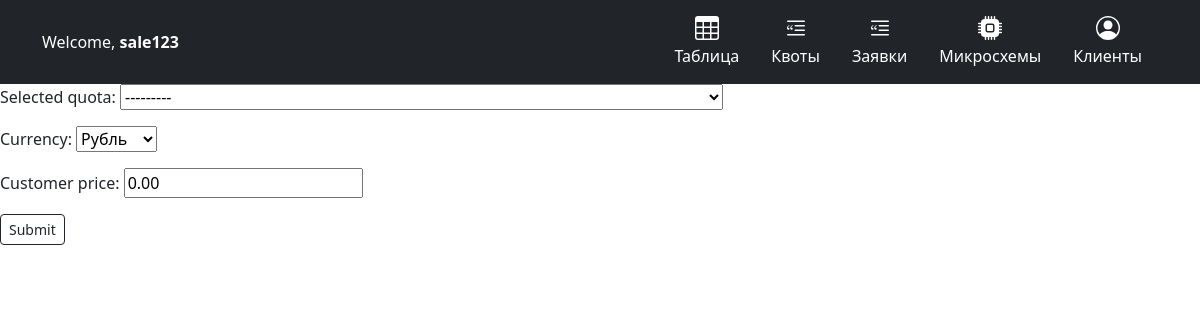
The app's page /request/attach_quota/21/ (signed in) with its own data.
### parts/models.py (models this page shows, shortened)
class Request(models.Model):
    part = models.ForeignKey(Part, on_delete=models.CASCADE)
    quantity = models.PositiveIntegerField(verbose_name='Кол-во')
    customer = models.CharField(max_length=100, verbose_name='Клиент')
    date = models.DateField(verbose_name='Дата запроса')
    manager = models.ForeignKey(User, on_delete=models.CASCADE, related_name='requests', verbose_name='Менеджер')
    status = models.CharField(max_length=10, choices=STATUS_CHOICES, default='NO_QUOTA', verbose_name='Статус')
    selected_quota = models.ForeignKey(Quota, on_delete=models.SET_NULL, null=True, blank=True, related_name='selected_quotas')
    customer_price = models.DecimalField(max_digits=10, decimal_places=2, null=True, blank=True, default=0)
    currency = models.CharField(max_length=3, choices=CURRENCY_CHOICES, null=True, default='RUB')
    class Meta:
        verbose_name = "Заявка"
        verbose_name_plural = "Заявки"

### parts/views.py (the view, shortened to what this page needs)
# urls.py: path('request/attach_quota/<int:pk>/', views.AttachQuotaToRequestView.as_view(), name='attach_quota'),
class AttachQuotaToRequestView(UpdateView):
    model = Request
    fields = ['selected_quota', 'currency', 'customer_price']
    template_name = 'attach_quota.html'
    success_url = reverse_lazy('parts:request_list')
    def get_form(self, form_class=None):
        form = super().get_form(form_class)
        request = self.get_object()
        creation_date_cutoff = self.object.date - timezone.timedelta(days=5)
        form.fields['selected_quota'].queryset = Quota.objects.filter(part__series=request.part.series,
                                                                      date__gte=creation_date_cutoff, )
        return form

### parts/models.py (called while the page is built)
    def __str__(self):
        return f'{self.part.number} ({self.part.brand}) ({self.quantity} шт.) ({self.price}$) ({self.supplier}) ({self.date})'

### parts/templates/attach_quota.html (shortened to what this page needs)
{% extends 'base.html' %}
{% block content %}
<form method="post">
  {{ form.as_p }}
  <input type="submit" value="Submit" class="btn btn-outline-dark btn-sm">
</form>
{% endblock %}

### parts/templates/base.html (shortened to what this page needs)
{% load static %}
{% load bootstrap5 %}
<html>
    <head>
{% bootstrap_css %}
        <link rel="stylesheet" href="{% static 'css/styles.css' %}">
         <link rel="stylesheet" href="{% static 'css/sidebars.css' %}">
    </head>
 <header>
     {% if user.is_authenticated %}
         <div class="px-3 py-2 bg-dark text-white">
      <div class="container">
        <div class="d-flex flex-wrap align-items-center justify-content-center justify-content-lg-start">
          <a href="/" class="d-flex align-items-center my-2 my-lg-0 me-lg-auto text-white text-decoration-none">
              <p class="mb-0">Welcome, <b>{{ user }}</b></p>
          </a>
     {% if is_sale %}
            <ul class="nav col-12 col-lg-auto my-2 justify-content-center my-md-0 text-small">
            <li>
              <a href="{% url 'parts:sales_manager_responses' %}" class="nav-link text-secondary">
                <svg class="bi d-block mx-auto mb-1" width="24" height="24"><use xlink:href="#table"/></svg>
                Мои запросы
              </a>
            </li>
            <li>
              <a href="{% url 'parts:part_list' %}" class="nav-link text-white">
                <svg class="bi d-block mx-auto mb-1" width="24" height="24"><use xlink:href="#chip"/></svg>
                Микросхемы
              </a>
            </li>
            <li>
              <a href="{% url 'parts:clients_list' %}" class="nav-link text-white">
                <svg class="bi d-block mx-auto mb-1" width="24" height="24"><use xlink:href="#people-circle"/></svg>
                Клиенты
              </a>
            </li>
          </ul>
        </div>
      </div>
    </div>
     {% else %}
     <ul class="nav col-12 col-lg-auto my-2 justify-content-center my-md-0 text-small">
            <li>
              <a href="{% url 'parts:requests_and_quotas' %}" class="nav-link text-white">
                <svg class="bi d-block mx-auto mb-1" width="24" height="24"><use xlink:href="#table"/></svg>
                Таблица
              </a>
            </li>
            <li>
              <a href="{% url 'parts:quota_list' %}" class="nav-link text-white">
                <svg class="bi d-block mx-auto mb-1" width="24" height="24"><use xlink:href="#quotas"/></svg>
                Квоты
              </a>
            </li>
         <li>
              <a href="{% url 'parts:request_list' %}" class="nav-link text-white">
                <svg class="bi d-block mx-auto mb-1" width="24" height="24"><use xlink:href="#quotas"/></svg>
                Заявки
              </a>
            </li>
            <li>
              <a href="{% url 'parts:part_list' %}" class="nav-link text-white">
                <svg class="bi d-block mx-auto mb-1" width="24" height="24"><use xlink:href="#chip"/></svg>
                Микросхемы
              </a>
            </li>
            <li>
              <a href="{% url 'parts:clients_list' %}" class="nav-link text-white">
                <svg class="bi d-block mx-auto mb-1" width="24" height="24"><use xlink:href="#people-circle"/></svg>
                Клиенты
              </a>
            </li>
          </ul>
        </div>
      </div>
    </div>
     {% endif %}
     {% endif %}
  </header>
<body>
    <div class="table-responsive">
        <table class="table table-striped table-sm">
          {% block content %}
            {% endblock %}
        </table>
      </div>

### parts/static/css/sidebars.css (style rules this page uses)
body { min-height: 100vh; min-height: -webkit-fill-available; }
html { height: -webkit-fill-available; }
.bi { vertical-align: -.125em; pointer-events: none; fill: currentColor; }

### records on screen
Request: selected_quota "---------", currency "Рубль", customer_price "0.00"

### other values on screen
{{ user }} "sale123"
